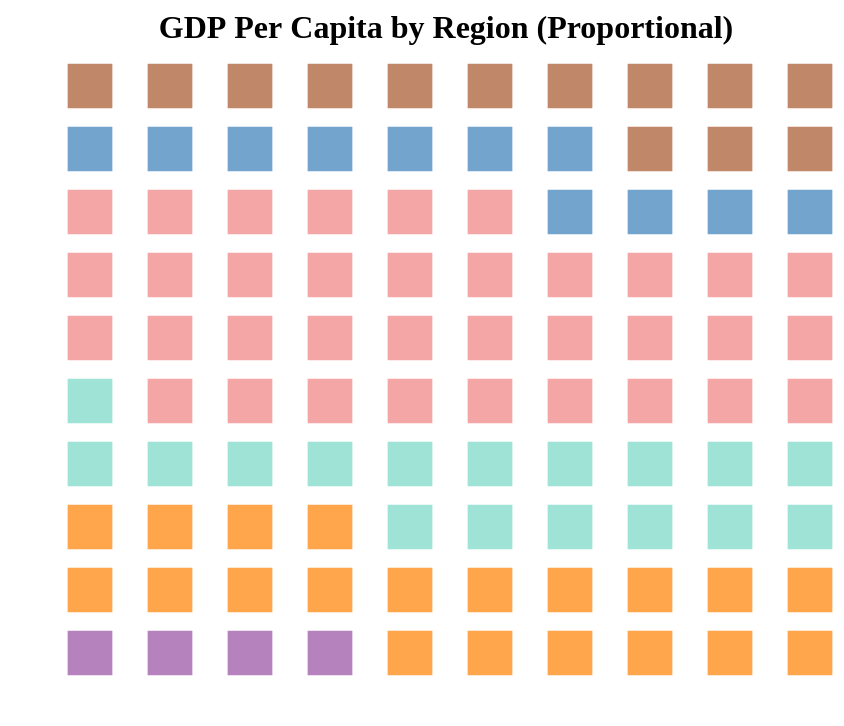

Write the Vega-Lite specification saved for this chart.
### Vega-Lite specification from a JSON file in a GitHub repository (floating-point values rounded to 4 significant figures)
{"$schema": "https://vega.github.io/schema/vega-lite/v5.json", "description": "Waffle chart showing GDP per capita by region", "width": 400, "height": 315, "data": {"values": [{"Region": "Africa", "Square Count": 1, "row": 1, "column": 1}, {"Region": "Africa", "Square Count": 2, "row": 1, "column": 2}, {"Region": "Africa", "Square Count": 3, "row": 1, "column": 3}, {"Region": "Africa", "Square Count": 4, "row": 1, "column": 4}, {"Region": "Americas", "Square Count": 5, "row": 1, "column": 5}, {"Region": "Americas", "Square Count": 6, "row": 1, "column": 6}, {"Region": "Americas", "Square Count": 7, "row": 1, "column": 7}, {"Region": "Americas", "Square Count": 8, "row": 1, "column": 8}, {"Region": "Americas", "Square Count": 9, "row": 1, "column": 9}, {"Region": "Americas", "Square Count": 10, "row": 1, "column": 10}, {"Region": "Americas", "Square Count": 11, "row": 2, "column": 1}, {"Region": "Americas", "Square Count": 12, "row": 2, "column": 2}, {"Region": "Americas", "Square Count": 13, "row": 2, "column": 3}, {"Region": "Americas", "Square Count": 14, "row": 2, "column": 4}, {"Region": "Americas", "Square Count": 15, "row": 2, "column": 5}, {"Region": "Americas", "Square Count": 16, "row": 2, "column": 6}, {"Region": "Americas", "Square Count": 17, "row": 2, "column": 7}, {"Region": "Americas", "Square Count": 18, "row": 2, "column": 8}, {"Region": "Americas", "Square Count": 19, "row": 2, "column": 9}, {"Region": "Americas", "Square Count": 20, "row": 2, "column": 10}, {"Region": "Americas", "Square Count": 21, "row": 3, "column": 1}, {"Region": "Americas", "Square Count": 22, "row": 3, "column": 2}, {"Region": "Americas", "Square Count": 23, "row": 3, "column": 3}, {"Region": "Americas", "Square Count": 24, "row": 3, "column": 4}, {"Region": "Eastern Mediterranean", "Square Count": 25, "row": 3, "column": 5}, {"Region": "Eastern Mediterranean", "Square Count": 26, "row": 3, "column": 6}, {"Region": "Eastern Mediterranean", "Square Count": 27, "row": 3, "column": 7}, {"Region": "Eastern Mediterranean", "Square Count": 28, "row": 3, "column": 8}, {"Region": "Eastern Mediterranean", "Square Count": 29, "row": 3, "column": 9}, {"Region": "Eastern Mediterranean", "Square Count": 30, "row": 3, "column": 10}, {"Region": "Eastern Mediterranean", "Square Count": 31, "row": 4, "column": 1}, {"Region": "Eastern Mediterranean", "Square Count": 32, "row": 4, "column": 2}, {"Region": "Eastern Mediterranean", "Square Count": 33, "row": 4, "column": 3}, {"Region": "Eastern Mediterranean", "Square Count": 34, "row": 4, "column": 4}, {"Region": "Eastern Mediterranean", "Square Count": 35, "row": 4, "column": 5}, {"Region": "Eastern Mediterranean", "Square Count": 36, "row": 4, "column": 6}, {"Region": "Eastern Mediterranean", "Square Count": 37, "row": 4, "column": 7}, {"Region": "Eastern Mediterranean", "Square Count": 38, "row": 4, "column": 8}, {"Region": "Eastern Mediterranean", "Square Count": 39, "row": 4, "column": 9}, {"Region": "Eastern Mediterranean", "Square Count": 40, "row": 4, "column": 10}, {"Region": "Eastern Mediterranean", "Square Count": 41, "row": 5, "column": 1}, {"Region": "Europe", "Square Count": 42, "row": 5, "column": 2}, {"Region": "Europe", "Square Count": 43, "row": 5, "column": 3}, {"Region": "Europe", "Square Count": 44, "row": 5, "column": 4}, {"Region": "Europe", "Square Count": 45, "row": 5, "column": 5}, {"Region": "Europe", "Square Count": 46, "row": 5, "column": 6}, {"Region": "Europe", "Square Count": 47, "row": 5, "column": 7}, {"Region": "Europe", "Square Count": 48, "row": 5, "column": 8}, {"Region": "Europe", "Square Count": 49, "row": 5, "column": 9}, {"Region": "Europe", "Square Count": 50, "row": 5, "column": 10}, {"Region": "Europe", "Square Count": 51, "row": 6, "column": 1}, {"Region": "Europe", "Square Count": 52, "row": 6, "column": 2}, {"Region": "Europe", "Square Count": 53, "row": 6, "column": 3}, {"Region": "Europe", "Square Count": 54, "row": 6, "column": 4}, {"Region": "Europe", "Square Count": 55, "row": 6, "column": 5}, {"Region": "Europe", "Square Count": 56, "row": 6, "column": 6}, {"Region": "Europe", "Square Count": 57, "row": 6, "column": 7}, {"Region": "Europe", "Square Count": 58, "row": 6, "column": 8}, {"Region": "Europe", "Square Count": 59, "row": 6, "column": 9}, {"Region": "Europe", "Square Count": 60, "row": 6, "column": 10}, {"Region": "Europe", "Square Count": 61, "row": 7, "column": 1}, {"Region": "Europe", "Square Count": 62, "row": 7, "column": 2}, {"Region": "Europe", "Square Count": 63, "row": 7, "column": 3}, {"Region": "Europe", "Square Count": 64, "row": 7, "column": 4}, {"Region": "Europe", "Square Count": 65, "row": 7, "column": 5}, {"Region": "Europe", "Square Count": 66, "row": 7, "column": 6}, {"Region": "Europe", "Square Count": 67, "row": 7, "column": 7}, {"Region": "Europe", "Square Count": 68, "row": 7, "column": 8}, {"Region": "Europe", "Square Count": 69, "row": 7, "column": 9}, {"Region": "Europe", "Square Count": 70, "row": 7, "column": 10}, {"Region": "Europe", "Square Count": 71, "row": 8, "column": 1}, {"Region": "Europe", "Square Count": 72, "row": 8, "column": 2}, {"Region": "Europe", "Square Count": 73, "row": 8, "column": 3}, {"Region": "Europe", "Square Count": 74, "row": 8, "column": 4}, {"Region": "Europe", "Square Count": 75, "row": 8, "column": 5}, {"Region": "Europe", "Square Count": 76, "row": 8, "column": 6}, {"Region": "South-East Asia", "Square Count": 77, "row": 8, "column": 7}, {"Region": "South-East Asia", "Square Count": 78, "row": 8, "column": 8}, {"Region": "South-East Asia", "Square Count": 79, "row": 8, "column": 9}, {"Region": "South-East Asia", "Square Count": 80, "row": 8, "column": 10}, {"Region": "South-East Asia", "Square Count": 81, "row": 9, "column": 1}, {"Region": "South-East Asia", "Square Count": 82, "row": 9, "column": 2}, {"Region": "South-East Asia", "Square Count": 83, "row": 9, "column": 3}, {"Region": "South-East Asia", "Square Count": 84, "row": 9, "column": 4}, {"Region": "South-East Asia", "Square Count": 85, "row": 9, "column": 5}, {"Region": "South-East Asia", "Square Count": 86, "row": 9, "column": 6}, {"Region": "South-East Asia", "Square Count": 87, "row": 9, "column": 7}, {"Region": "Western Pacific", "Square Count": 88, "row": 9, "column": 8}, {"Region": "Western Pacific", "Square Count": 89, "row": 9, "column": 9}, {"Region": "Western Pacific", "Square Count": 90, "row": 9, "column": 10}, {"Region": "Western Pacific", "Square Count": 91, "row": 10, "column": 1}, {"Region": "Western Pacific", "Square Count": 92, "row": 10, "column": 2}, {"Region": "Western Pacific", "Square Count": 93, "row": 10, "column": 3}, {"Region": "Western Pacific", "Square Count": 94, "row": 10, "column": 4}, {"Region": "Western Pacific", "Square Count": 95, "row": 10, "column": 5}, {"Region": "Western Pacific", "Square Count": 96, "row": 10, "column": 6}, {"Region": "Western Pacific", "Square Count": 97, "row": 10, "column": 7}, {"Region": "Western Pacific", "Square Count": 98, "row": 10, "column": 8}, {"Region": "Western Pacific", "Square Count": 99, "row": 10, "column": 9}, {"Region": "Western Pacific", "Square Count": 100, "row": 10, "column": 10}]}, "layer": [{"mark": {"type": "square", "size": 500}, "encoding": {"x": {"field": "column", "type": "quantitative", "axis": null}, "y": {"field": "row", "type": "quantitative", "axis": null}, "color": {"field": "Region", "type": "nominal", "legend": null, "scale": {"domain": ["Eastern Mediterranean", "Africa", "Americas", "Europe", "South-East Asia", "Western Pacific"], "range": ["#76D7C4", "#984ea3", "#ff7f00", "#F08080", "#377eb8", "#a65628"]}}, "tooltip": [{"field": "Region"}]}, "title": {"text": "GDP Per Capita by Region (Proportional)", "dx": 18, "orient": "top", "font": "Futura", "fontSize": 16, "anchor": "middle", "offset": 10}}], "config": {"style": {"cell": {"stroke": "transparent"}}}}
